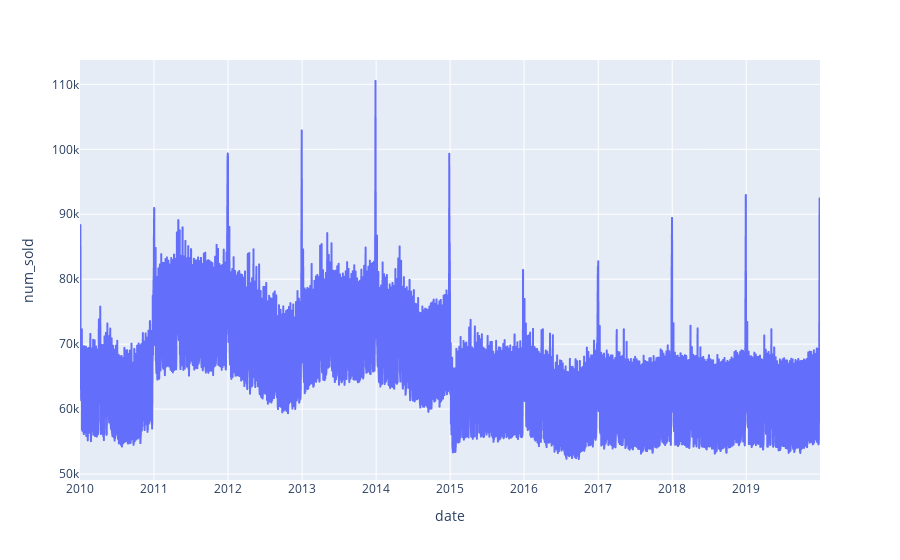

The notebook cell saved with this chart:
### Code cell
px.line(
    pd.concat([
        agg_train,
        agg_test.rename(columns={'num_sold_agg':'num_sold'})
    ]),
    x='date',
    y='num_sold'
)

### Figure 1 — Plotly figure (JSON) as saved in the notebook; plotly's stock layout.template omitted (floating-point values rounded to 4 significant figures; data arrays with more than 128 entries replaced by an {"elided": "..."} marker saying what was removed)
{"data": [{"hovertemplate": "date=%{x}<br>num_sold=%{y}<extra></extra>", "legendgroup": "", "line": {"color": "#636efa", "dash": "solid"}, "marker": {"symbol": "circle"}, "mode": "lines", "name": "", "showlegend": false, "type": "scattergl", "x": {"elided": "3652 str values"}, "xaxis": "x", "y": {"elided": "3652 float values"}, "yaxis": "y"}], "layout": {"legend": {"tracegroupgap": 0}, "margin": {"t": 60}, "xaxis": {"anchor": "y", "domain": [0, 1], "title": {"text": "date"}}, "yaxis": {"anchor": "x", "domain": [0, 1], "title": {"text": "num_sold"}}}}
